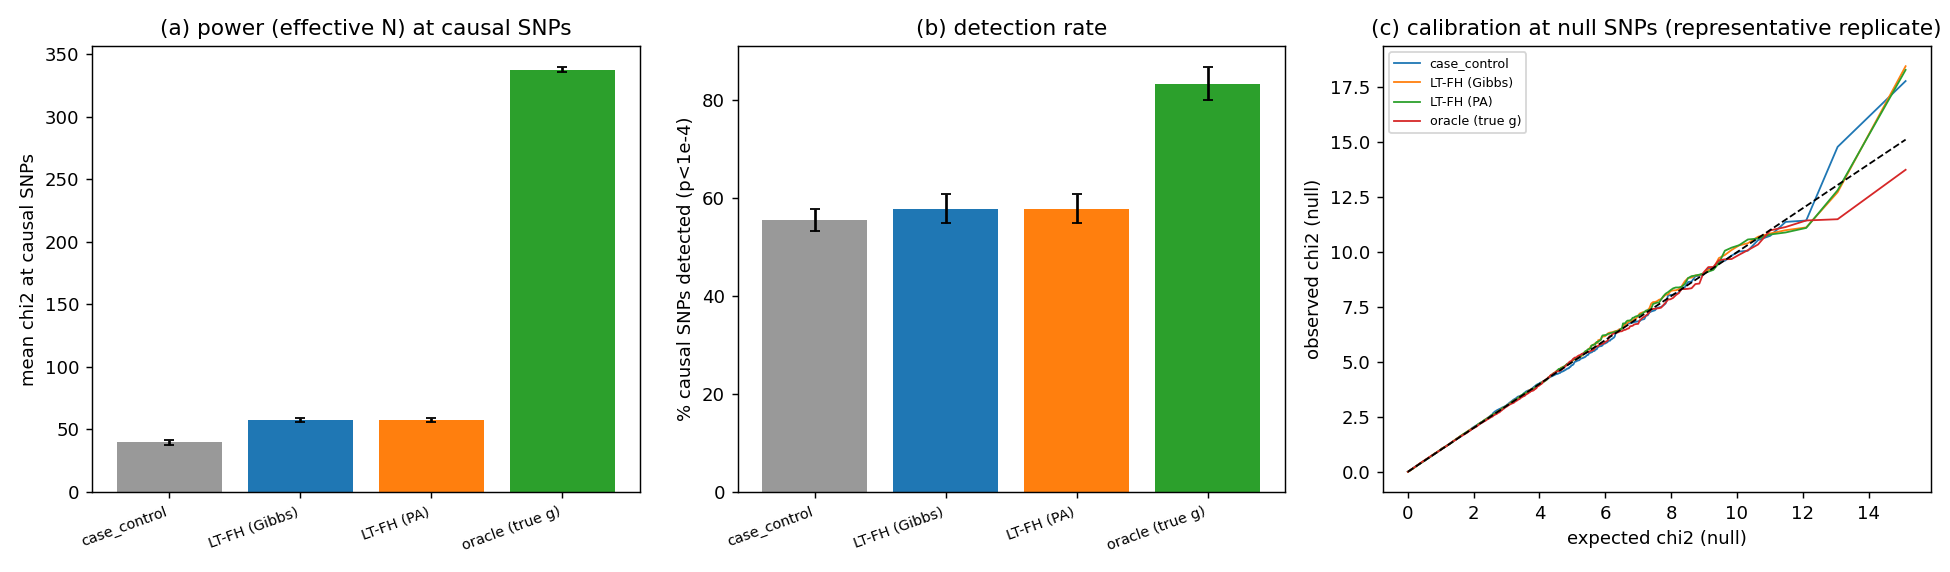

This figure's Python source:
"""GWAS power: case/control vs classic LT-FH inferred by Gibbs/PA vs an oracle.

The central classic-LT-FH claim is that regressing genotypes on a posterior
genetic-liability phenotype conditioned on family history recovers association
power that the proband's raw case/control label discards. This benchmark has no
age/sex/cohort personalisation and no ADuLT arm; it makes the LT-FH claim concrete
on simulated genotypes:

  1. simulate causal-SNP genotypes and build each proband's genetic liability from
     them (variance ``h2``);
  2. draw the relatives' liabilities conditional on that value and threshold them
     into a family history;
  3. estimate the proband's classic LT-FH liability with Gibbs and PA;
  4. run a linear-regression GWAS of the proband genotypes on four phenotypes --
     case/control, LT-FH (Gibbs), LT-FH (PA), and true genetic liability -- and
     score each.

Reported per phenotype: mean chi-square at causal SNPs (whose noncentral part,
mean chi-square minus 1, is proportional to effective sample size), power at
genome-wide (p<5e-8) and suggestive (p<1e-4) thresholds, and lambda_GC at null
SNPs (calibration -- should stay ~1). The two LT-FH inference
engines should beat case/control and match each other, below the oracle ceiling, with no
inflation at nulls.

Genotypes are independent SNPs by default (LD is not needed for the power
comparison, which turns on each phenotype's correlation to the true genetic
value). For real LD, pass HAPNEST-generated genotypes via ``--plink PREFIX``.
In that mode, variants above ``--ld-null-r2`` with any causal SNP are excluded
from the genomic-control/QQ set, because causal LD proxies are associated rather
than null (see ``hapnest/README.md``).

    python benchmarks/bench_gwas_power.py
    python benchmarks/bench_gwas_power.py --plink data/output/synthetic --n-causal 40
Writes bench_gwas_power.csv (+ .png if matplotlib is present).
"""

import os
import csv
import argparse

import numpy as np
from scipy import stats

from _common import (simulate_genotype_families, estimate, gwas_chisq,
                     lambda_gc, read_plink_bed, get_plt)

HERE = os.path.dirname(os.path.abspath(__file__))

GW = float(stats.chi2.isf(5e-8, 1))     # genome-wide chi2 threshold
SUG = float(stats.chi2.isf(1e-4, 1))    # suggestive chi2 threshold


def score(chisq, causal_mask, calibration_mask):
    causal = chisq[causal_mask]
    null = chisq[calibration_mask]
    return dict(mean_chi2_causal=float(causal.mean()),
                power_gw=float((causal > GW).mean()),
                power_sug=float((causal > SUG).mean()),
                lambda_gc=lambda_gc(null),
                n_calibration_snps=int(calibration_mask.sum()))


def run(args, genotypes, seed):
    data = simulate_genotype_families(
        fam_vec=args.fam, h2=args.h2, prevalence=args.prev, n_fam=args.n_fam,
        m_snps=args.m_snps, n_causal=args.n_causal, seed=seed,
        genotypes=genotypes)
    Xs, causal, true_g, status = data["Xs"], data["causal"], data["true_g"], data["status"]
    n_fam, m = Xs.shape
    causal_mask = np.zeros(m, dtype=bool)
    causal_mask[causal] = True
    calibration_mask = ~causal_mask
    if args.plink:
        # Standardised columns make dot(X_j, X_c)/N the sample correlation.
        # Exclude LD proxies from the set called null for lambda/QQ diagnostics.
        corr_to_causal = (Xs.T @ Xs[:, causal]) / n_fam
        ld_proxy = np.max(corr_to_causal * corr_to_causal, axis=1) >= args.ld_null_r2
        calibration_mask = ~(causal_mask | ld_proxy)
    print(f"n_fam={n_fam}  m_snps={m}  causal={len(causal)}  "
          f"calibration_snps={calibration_mask.sum()}  case rate={status.mean():.3f}")

    gibbs, _ = estimate(data["families"], args.h2, "gibbs", n_sim=args.n_sim,
                        seed=seed)
    pa, _ = estimate(data["families"], args.h2, "pearson-aitken")
    print("inference complete; use bench_scaling.py for controlled timings")

    phenos = {
        "case_control": status.astype(float),
        "LT-FH (Gibbs)": gibbs,
        "LT-FH (PA)": pa,
        "oracle (true g)": true_g,
    }
    rows = []
    all_chisq = {}
    base = None
    for name, y in phenos.items():
        chi2 = gwas_chisq(Xs, y)
        all_chisq[name] = chi2
        s = score(chi2, causal_mask, calibration_mask)
        s["phenotype"] = name
        if name == "case_control":
            base = s["mean_chi2_causal"]
        rows.append(s)
    for s in rows:
        # Under a 1-df alternative E[chi2] = 1 + noncentrality, and the
        # noncentrality—not the raw statistic—scales with effective sample size.
        denom = base - 1.0
        s["effN_vs_cc"] = ((s["mean_chi2_causal"] - 1.0) / denom
                           if denom > 0.0 else np.nan)

    return rows, all_chisq, calibration_mask


def aggregate(runs):
    out = []
    metrics = ["mean_chi2_causal", "effN_vs_cc", "power_gw", "power_sug",
               "lambda_gc"]
    for i, first in enumerate(runs[0]):
        row = dict(phenotype=first["phenotype"], reps=len(runs),
                   n_calibration_snps=first["n_calibration_snps"])
        for key in metrics:
            values = np.asarray([rep[i][key] for rep in runs], float)
            row[key] = float(values.mean())
            row[f"se_{key}"] = (float(values.std(ddof=1) / np.sqrt(values.size))
                                if values.size > 1 else np.nan)
        out.append(row)
    return out


def write_csv(rows):
    fields = ["phenotype", "reps", "mean_chi2_causal", "se_mean_chi2_causal",
              "effN_vs_cc", "se_effN_vs_cc", "power_gw", "se_power_gw",
              "power_sug", "se_power_sug", "lambda_gc", "se_lambda_gc",
              "n_calibration_snps"]
    path = os.path.join(HERE, "bench_gwas_power.csv")
    with open(path, "w", newline="") as fh:
        w = csv.DictWriter(fh, fieldnames=fields, lineterminator="\n")
        w.writeheader()
        w.writerows([{k: r[k] for k in fields} for r in rows])
    return path


def plot(rows, chisq, calibration_mask):
    plt = get_plt()
    if plt is None:
        return
    fig, ax = plt.subplots(1, 3, figsize=(15, 4.4))
    names = [r["phenotype"] for r in rows]
    ax[0].bar(range(len(names)), [r["mean_chi2_causal"] for r in rows],
              yerr=[r["se_mean_chi2_causal"] for r in rows], capsize=3,
              color=["#999", "#1f77b4", "#ff7f0e", "#2ca02c"])
    ax[0].set_xticks(range(len(names)))
    ax[0].set_xticklabels(names, rotation=20, ha="right", fontsize=8)
    ax[0].set_ylabel("mean chi2 at causal SNPs")
    ax[0].set_title("(a) power (effective N) at causal SNPs")
    ax[1].bar(range(len(names)), [100 * r["power_sug"] for r in rows],
              yerr=[100 * r["se_power_sug"] for r in rows], capsize=3,
              color=["#999", "#1f77b4", "#ff7f0e", "#2ca02c"])
    ax[1].set_xticks(range(len(names)))
    ax[1].set_xticklabels(names, rotation=20, ha="right", fontsize=8)
    ax[1].set_ylabel("% causal SNPs detected (p<1e-4)")
    ax[1].set_title("(b) detection rate")
    # (c) QQ of null chi2 -> calibration
    for name in names:
        null = np.sort(chisq[name][calibration_mask])
        expected = stats.chi2.ppf((np.arange(1, len(null) + 1) - 0.5) / len(null), 1)
        ax[2].plot(expected, null, lw=1, label=name)
    lim = [0, max(3, expected.max())]
    ax[2].plot(lim, lim, "k--", lw=1)
    ax[2].set_xlabel("expected chi2 (null)")
    ax[2].set_ylabel("observed chi2 (null)")
    ax[2].set_title("(c) calibration at null SNPs (representative replicate)")
    ax[2].legend(fontsize=7)
    fig.tight_layout()
    fig.savefig(os.path.join(HERE, "bench_gwas_power.png"), dpi=130)


def main():
    ap = argparse.ArgumentParser()
    ap.add_argument("--n-fam", type=int, default=10_000)
    ap.add_argument("--m-snps", type=int, default=5000)
    ap.add_argument("--n-causal", type=int, default=30)
    ap.add_argument("--h2", type=float, default=0.5)
    ap.add_argument("--prev", type=float, default=0.05)
    ap.add_argument("--fam", nargs="+", default=["m", "f", "s1"])
    ap.add_argument("--n-sim", type=int, default=25_000)
    ap.add_argument("--reps", type=int, default=3,
                    help="independent genotype/effect/cohort replicates")
    ap.add_argument("--plink", default=None, help="PLINK prefix for real-LD genotypes")
    ap.add_argument("--ld-null-r2", type=float, default=0.1,
                    help="exclude real-LD causal proxies at or above this r² from lambda/QQ")
    ap.add_argument("--seed", type=int, default=1)
    args = ap.parse_args()

    if not 0.0 <= args.ld_null_r2 <= 1.0:
        ap.error("--ld-null-r2 must be in [0, 1]")
    if args.reps < 1:
        ap.error("--reps must be at least 1")
    genotypes = None
    if args.plink:
        X, _ = read_plink_bed(args.plink)
        genotypes = X[:args.n_fam] if args.n_fam < X.shape[0] else X
        print(f"loaded genotypes from {args.plink}: {genotypes.shape}")

    runs = []
    representative = None
    for rep in range(args.reps):
        print(f"\nreplicate {rep + 1}/{args.reps}")
        run_rows, chisq, calibration_mask = run(args, genotypes, args.seed + rep)
        runs.append(run_rows)
        if representative is None:
            representative = (chisq, calibration_mask)
    rows = aggregate(runs)
    print(f"\n{'phenotype':18s} {'meanChi2':>14s} {'effN':>12s} "
          f"{'pow5e-8':>14s} {'lambdaGC':>14s}")
    for row in rows:
        print(f"{row['phenotype']:18s} "
              f"{row['mean_chi2_causal']:7.2f}±{row['se_mean_chi2_causal']:.2f} "
              f"{row['effN_vs_cc']:5.2f}±{row['se_effN_vs_cc']:.2f}x "
              f"{row['power_gw']:6.2%}±{row['se_power_gw']:.2%} "
              f"{row['lambda_gc']:6.3f}±{row['se_lambda_gc']:.3f}")
    path = write_csv(rows)
    plot(rows, representative[0], representative[1])
    print(f"\nwrote {os.path.basename(path)} and bench_gwas_power.png")


if __name__ == "__main__":
    main()
